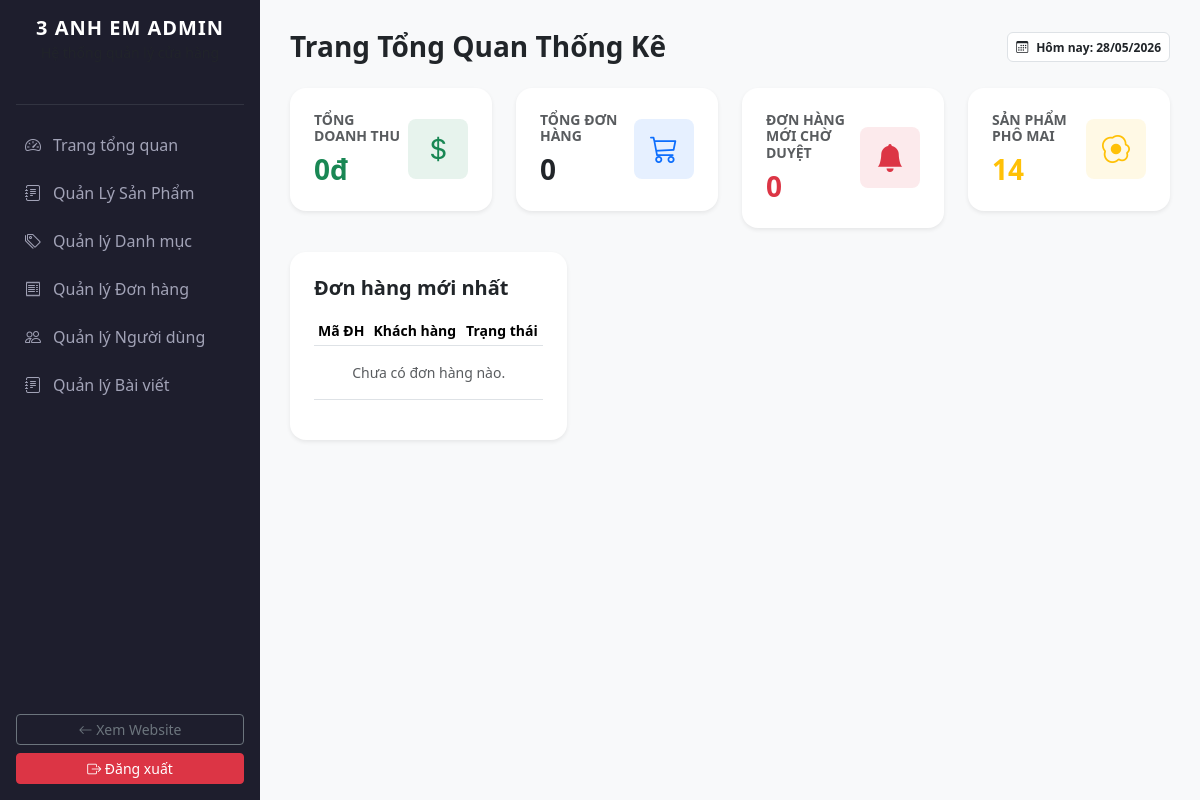
Page /phomai3anhem/admin/index.php (signed in) on the earlier database version.
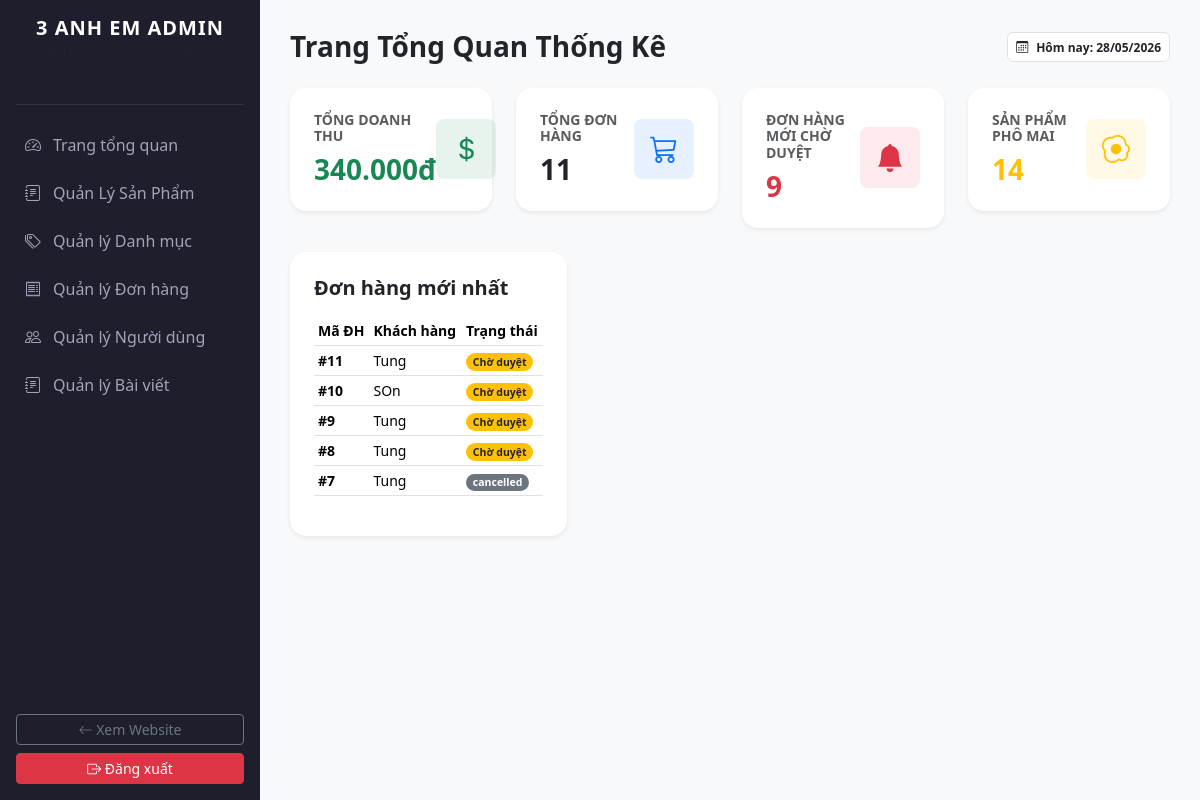
Same page on the later database version.
### tables this page shows
CREATE TABLE `orders` (
  `id` int(11) NOT NULL,
  `user_id` int(11) DEFAULT NULL,
  `full_name` varchar(255) NOT NULL,
  `email` varchar(255) NOT NULL,
  `phone` varchar(20) NOT NULL,
  `address` text NOT NULL,
  `note` text DEFAULT NULL,
  `total_money` int(11) NOT NULL,
  `status` varchar(50) DEFAULT 'pending',
  `created_at` timestamp NOT NULL DEFAULT current_timestamp()
);

### phomai3anhem/admin/index.php (the view, shortened to what the changed rows need)
<?php
include_once '../config/db.php';
include_once 'includes/header.php';
$total_revenue = $pdo->query("SELECT SUM(total_money) FROM orders WHERE status = 'completed'")->fetchColumn() ?? 0;
$total_orders = $pdo->query("SELECT COUNT(*) FROM orders")->fetchColumn();
$new_orders = $pdo->query("SELECT COUNT(*) FROM orders WHERE status = 'pending'")->fetchColumn();
?>
<div class="row g-4 mb-4">
    <div class="col-md-3">
        <div class="card admin-card p-4 bg-white border-0 shadow-sm rounded-4">
            <div class="d-flex justify-content-between align-items-center">
                <div>
                    <h6 class="text-muted small text-uppercase fw-bold">Tổng doanh thu</h6>
                    <h3 class="fw-bold text-success m-0"><?php echo number_format($total_revenue, 0, ',', '.'); ?>đ</h3>
                </div>
            </div>
        </div>
    </div>
    <div class="col-md-3">
        <div class="card admin-card p-4 bg-white border-0 shadow-sm rounded-4">
            <div class="d-flex justify-content-between align-items-center">
                <div>
                    <h6 class="text-muted small text-uppercase fw-bold">Tổng đơn hàng</h6>
                    <h3 class="fw-bold text-dark m-0"><?php echo $total_orders; ?></h3>
                </div>
            </div>
        </div>
    </div>
    <div class="col-md-3">
        <div class="card admin-card p-4 bg-white border-0 shadow-sm rounded-4">
            <div class="d-flex justify-content-between align-items-center">
                <div>
                    <h6 class="text-muted small text-uppercase fw-bold">Đơn hàng mới chờ duyệt</h6>
                    <h3 class="fw-bold text-danger m-0"><?php echo $new_orders; ?></h3>
                </div>
            </div>
        </div>
    </div>
</div>
<div class="row g-4">
    <div class="col-lg-4">
        <div class="card admin-card p-4 bg-white border-0 shadow-sm rounded-4 h-100">
            <div class="table-responsive">
                <table class="table table-sm table-hover align-middle small">
                    <thead>
                        <tr class="text-secondary">
                            <th>Mã ĐH</th>
                            <th>Khách hàng</th>
                            <th>Trạng thái</th>
                        </tr>
                    </thead>
                    <tbody>
                        <?php
                        $latest_orders = $pdo->query("SELECT id, full_name, status FROM orders ORDER BY id DESC LIMIT 5")->fetchAll();
                        if (count($latest_orders) > 0):
                            foreach($latest_orders as $o):
                        ?>
                        <tr>
                            <td><strong>#<?php echo $o['id']; ?></strong></td>
                            <td><?php echo htmlspecialchars($o['full_name']); ?></td>
                            <td>
                                <?php if ($o['status'] == 'pending'): ?>
                                    <span class="badge bg-warning text-dark rounded-pill">Chờ duyệt</span>
                                <?php elseif ($o['status'] == 'completed'): ?>
                                    <span class="badge bg-success rounded-pill">Thành công</span>
                                <?php else: ?>
                                    <span class="badge bg-secondary rounded-pill"><?php echo $o['status']; ?></span>
                                <?php endif; ?>
                            </td>
                        </tr>
                        <?php
                            endforeach;
                        else:
                        ?>
                        <tr>
                            <td colspan="3" class="text-center text-muted py-3">Chưa có đơn hàng nào.</td>
                        </tr>
                        <?php endif; ?>
                    </tbody>
                </table>
            </div>
        </div>
    </div>
</div>
<?php include_once 'includes/footer.php'; ?>

Differences in the rows shown:
added orders: id "11", full_name "Tung", status "Chờ duyệt"
added orders: id "10", full_name "SOn", status "Chờ duyệt"
added orders: id "9", full_name "Tung", status "Chờ duyệt"
added orders: id "8", full_name "Tung", status "Chờ duyệt"
added orders: id "7", full_name "Tung", status "cancelled"
Other differences:
$total_revenue: "0" → "340.000"
$total_orders: "0" → "11"
$new_orders: "0" → "9"
text no longer shown: "Chưa có đơn hàng nào."
